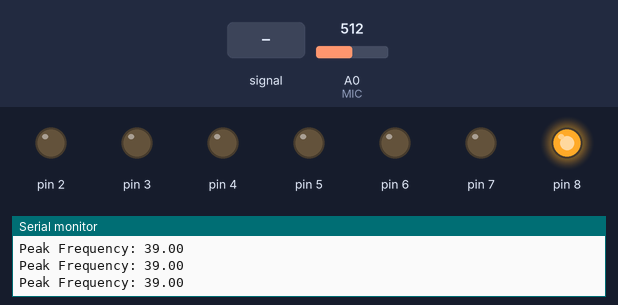
The sketch below on a simulated Arduino Uno, built with avr-gcc and run on an emulated ATmega328P. Shown: output pins drawn as LEDs (lit = HIGH), the last lines printed to the serial monitor. Dashed ring = blinking. The inputs (shaded band) are chosen by the test bench; at power-on: A0 (MIC) = 512.

Above: at 1.2 s.
1.3 s: A0 (MIC) fed a 200 Hz sine of ±460 counts around its level
At 4.2 s:
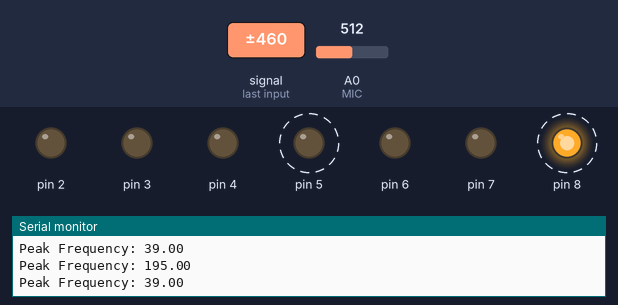
4.3 s: A0 (MIC) set to 0
At 5.0 s:
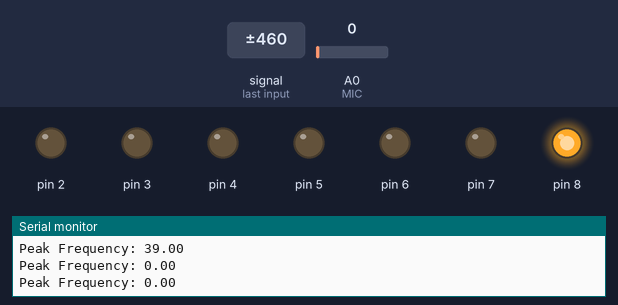
Timing chart, 0 to 7.3 s (numbered marks = the images above; inputs shaded):
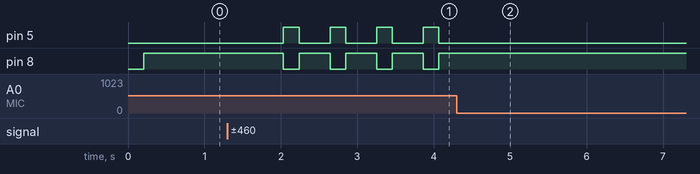

The sketch:

guitar-tuner.ino
```cpp
#include <arduinoFFT.h>

#define MIC A0
#define SAMPLES 128
#define SAMPLING_FREQUENCY 5000


int data[128];
const float guitar_frequencies[] = {82.41, 110.00, 146.83, 196.00, 246.94, 329.63}; // E2, A2, D3, G3, B3, E4
double real[128];
double imaginary[128];
unsigned int period;
unsigned long microseconds;

ArduinoFFT<double> FFT = ArduinoFFT<double>(real, imaginary, SAMPLES, 40);


int getPeakFrequency(double* vReal, int samples) {
  int peakIndex = 0;
  float maxMagnitude = 0;

  for (int i = 1; i < samples / 2; ++i) {
    if (vReal[i] > maxMagnitude) {
      maxMagnitude = vReal[i];
      peakIndex = i;
    }
  }
  return peakIndex;
}

void setup() {
  Serial.begin(115200);

  period = round(1000000*(1.0/SAMPLING_FREQUENCY));

  pinMode(MIC, INPUT);

  for (int pin = 2; pin <= 8; pin++) {
    pinMode(pin, OUTPUT);
    digitalWrite(pin, LOW);
  }
}

void loop() {
  for (int i = 0; i < SAMPLES; ++i) {
    microseconds = micros();
    real[i] = analogRead(MIC);
    imaginary[i] = 0;

    while(micros() < (microseconds + (1000000 / SAMPLING_FREQUENCY))) {
    } // delay
  }

  FFT.windowing(real, SAMPLES, FFT_WIN_TYP_HAMMING, FFT_FORWARD);
  FFT.compute(real, imaginary, SAMPLES, FFT_FORWARD);
  FFT.complexToMagnitude(real, imaginary, SAMPLES);

  int peakIndex = getPeakFrequency(real, SAMPLES);
  float peakFrequency = peakIndex * (SAMPLING_FREQUENCY / SAMPLES);

  Serial.print("Peak Frequency: ");
  Serial.println(peakFrequency);

  int closestString = -1;
  float minDiff = 9999;

  for (int i = 0; i < 6; ++i) {
  float diff = abs(guitar_frequencies[i] - peakFrequency);
    if (diff < minDiff) {
      minDiff = diff;
      closestString = i;
    }
  }

  for (int i = 0; i < 6; ++i) {
    if (i == closestString) {
      if (minDiff < 3) {
        digitalWrite(i + 2, HIGH);
      } else {
        digitalWrite(8, HIGH);
        digitalWrite(i + 2, LOW);
      }
    } else {
      digitalWrite(i+2, LOW);
    }
  }
  // delay(100);  // Delay to avoid overwhelming the serial monitor

  if (closestString == -1 || minDiff > 5) {
    digitalWrite(8, HIGH);
  } else {
    digitalWrite(8, LOW);   // Turn off middle LED if the closest string is tuned
  }
}
```

Measured:
- after the input at 1.3 s, pin 5: alternates HIGH for 0.20 s and LOW for 0.41 s, starting after 0.73 s; pin 8: alternates HIGH for 0.41 s and LOW for 0.20 s, starting after 0.73 s
- after the input at 4.3 s, pin 5: stops changing and stays LOW; pin 8: stops changing and stays HIGH
